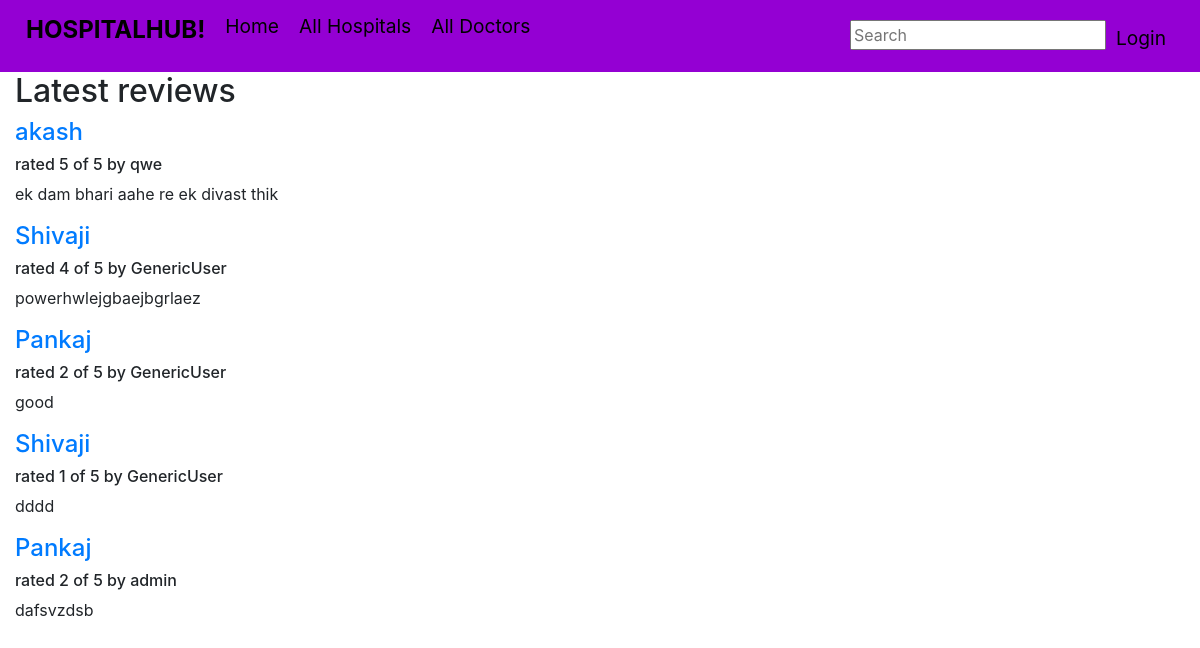
Page /myhub/reviews/ on the earlier database version.
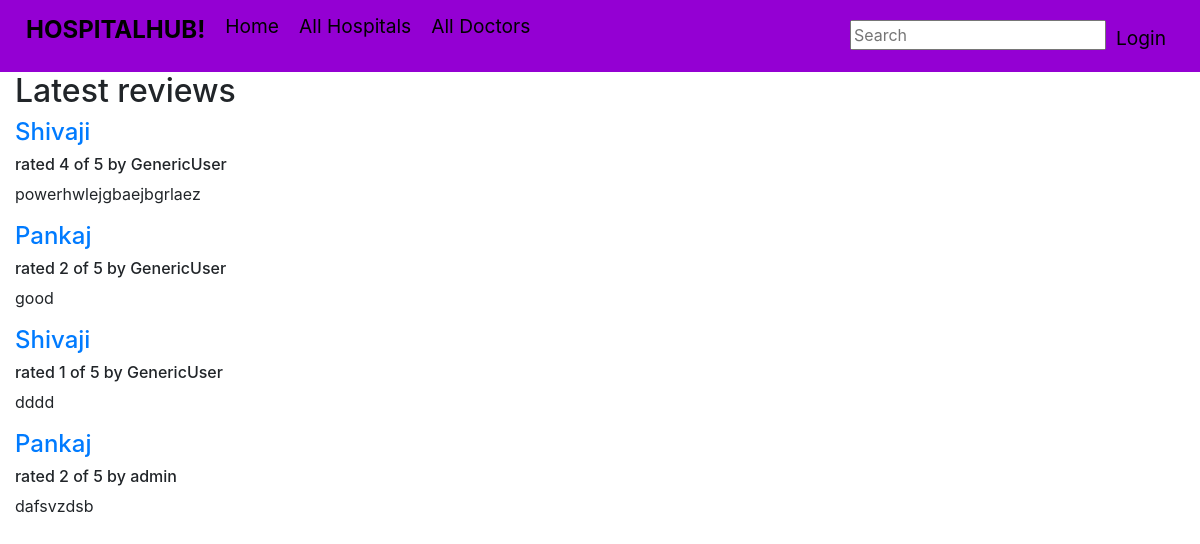
Same page on the later database version.
### myhub/models.py (models this page shows, shortened)
class review(models.Model):
    RATING_CHOICES = (
        (1, '1'),
        (2, '2'),
        (3, '3'),
        (4, '4'),
        (5, '5'),
    )
    doctor = models.ForeignKey(doctor, on_delete=models.CASCADE,)
    pub_date = models.DateTimeField('date published')
    user_name = models.CharField(max_length=100)
    comment = models.CharField(max_length=200)
    rating = models.IntegerField(choices=RATING_CHOICES)

class doctor(models.Model):
    id = models.IntegerField(primary_key=True)  # Field name made lowercase.
    first_name = models.CharField(max_length=100, blank=True, null=True)  # Field name made lowercase.
    last_name = models.CharField(max_length=100, blank=True, null=True)  # Field name made lowercase.
    edu = models.ManyToManyField(doctoredu, help_text="Select an education")
    hospital = models.ManyToManyField('hospital', help_text="Select hospital(s):")
    profile= models.ImageField(upload_to = 'media',default ='default.jpg')
    def get_absolute_url(self):
        return reverse('doctors-detail', args=[str(self.id)])
    class Meta:
        ordering = ['last_name', 'first_name']

### myhub/views.py (the view)
# urls.py: path('reviews/', views.ReviewListView.as_view(), name='ambulance',),
class ReviewListView(generic.ListView):
    model = review
    queryset = review.objects.order_by('-pub_date')[:9]

### myhub/templates/myhub/review_list.html
{% extends "base_generic.html" %}
{% block content %}
<h2>Latest reviews</h2>
{% if review_list %}
<div>
    {% for review in review_list %}
    <div>
        <h4><a href="{{ review.doctor.get_absolute_url }}">
        {{ review.doctor.first_name }}
        </a></h4>
        <h6>rated {{ review.rating }} of 5 by {{ review.user_name }}</h6>
        <p>{{ review.comment }}</p>
    </div>
    {% endfor %}
</div>
{% else %}
<p>No reviews are available.</p>
{% endif %}
{% endblock %}

Differences in the rows shown:
removed review: doctor.first_name "akash", rating "5", user_name "qwe", comment "ek dam bhari aahe re ek divast thik"
